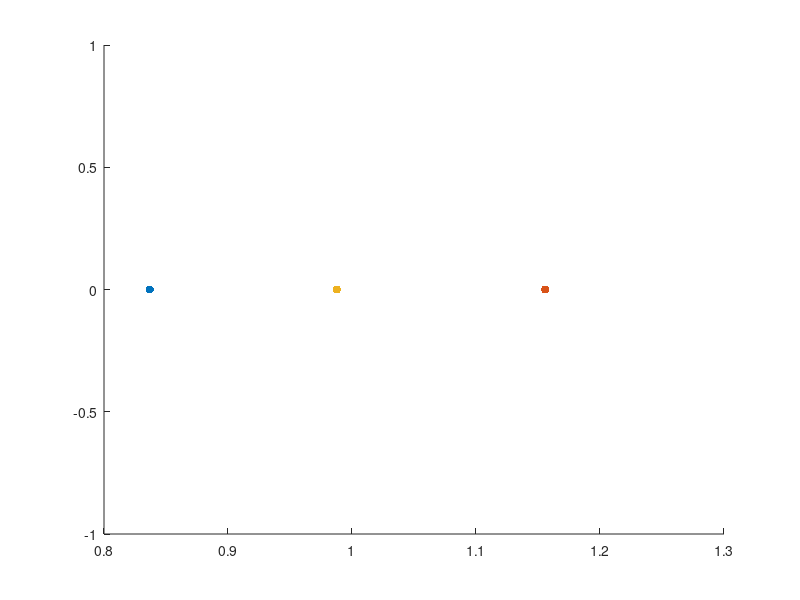

The MATLAB source for this figure: (Note: this script raises an error after producing the figure.)
clear; clc; close all;

%% Constants and IC

G = 6.67408 * 10^-11; % m3/(kgs2)
G = G / (10^9); % km3/(kgs2)

% Earth
mu_earth = 398600.435507; % km3/s2
a_earth = 149598023; % km
e_earth = 0.016708617;
mass_earth = mu_earth / G; % kg

% Moon
mu_moon = 4902.800118; % km3/s2
a_moon = 384400; % km
e_moon = 0.05490;
mass_moon = mu_moon / G; % kg

% Earth-Moon system
mass_ratio_em = mass_moon / (mass_earth + mass_moon);
m_star_em = mass_earth + mass_moon; % kg
l_star_em = a_moon; % km 
t_star_em = sqrt(l_star_em^3/(G * m_star_em)); % s
mu = mass_ratio_em;

T = 15e-3/1000; % kN
Isp = 1320; % sec

init_mass = 100;

% Non-dim thrust
f = (T*t_star_em^2)/(l_star_em*init_mass);

% g is assumed to be 9.80665e-3 km/s^2
mdot = -(f*l_star_em)/(Isp*9.80665e-3*t_star_em);

l1_lyapunov_orbits = load("V_family_L1_Lyapunov.mat").V_family;
l2_lyapunov_orbits = load("V_family_L2_Lyapunov_orbits.mat").V_family;
init_orbit_idx = 5;
final_orbit_idx = 10;
em_eq_pts = load("eq_points.mat").em_eq_pts;

l2_pos = [em_eq_pts(2,:), 0];
l1_pos = [em_eq_pts(1,:), 0];
p1_pos = [-mu, 0, 0];
p2_pos = [1-mu, 0, 0];

figure(1)
scatter(l1_pos(1), l1_pos(2), 'filled', 'black')
hold on
scatter(l2_pos(1), l2_pos(2), 'filled', 'green')
scatter(p2_pos(1), p2_pos(2), 'filled', 'cyan')

% Set options for ode113
options_no_events = odeset('RelTol', 1e-12, 'AbsTol', 1e-12);

[tout_lyapunov_init, xout_lyapunov_init] = ode113(@(t,state)CR3BP(state, mu), [0, l1_lyapunov_orbits(7,init_orbit_idx)], l1_lyapunov_orbits(1:6,init_orbit_idx), options_no_events);
plot(xout_lyapunov_init(:,1), xout_lyapunov_init(:,2), 'blue', 'LineWidth',2)

[tout_lyapunov_final, xout_lyapunov_final] = ode113(@(t,state)CR3BP(state, mu), [0, l2_lyapunov_orbits(7,final_orbit_idx)], l2_lyapunov_orbits(1:6,final_orbit_idx), options_no_events);
plot(xout_lyapunov_final(:,1), xout_lyapunov_final(:,2), 'red', 'LineWidth',2)

title("Initial and Final Orbits")
xlabel('$$\hat{x}$$','Interpreter','Latex', 'FontSize',18)
ylabel('$$\hat{y}$$','Interpreter','Latex', 'FontSize',18)
grid on
hold off
legend("L1", "L2", "Moon", "Initial Orbit", "Final Orbit")

%% Transfer

num_angles = 25;
angles = linspace(0, 2*pi, num_angles);

% Straight down vector
neg_y_vec = [0, -1, 0]';

for i = 1:num_angles
    dcm = R3(angles(i));
    thrust_direction(:,i) = dcm * neg_y_vec;
end

% Initial orbit, initial state
init_state_0 = [xout_lyapunov_init(1,:), 1];

function status = countNegCrossings(t,state,flag)
    persistent count lastSign
    status = 0;

    if strcmp(flag,'init')
        count = 0;
        lastSign = sign(state(2,1));
    elseif isempty(flag)
        s = sign(state(2,end));
        if (lastSign > 0 && s < 0) || (lastSign < 0 && s > 0)
            count = count + 1;
            if count == 2
                status = 1;  % STOP
            end
        end
        lastSign = s;
    end
end

function status = countPosCrossings(t,state,flag)
    persistent count lastSign
    status = 0;

    if strcmp(flag,'init')
        count = 0;
        lastSign = sign(state(2,1));
    elseif isempty(flag)
        s = sign(state(2,end));
        if (lastSign < 0 && s > 0) || (lastSign > 0 && s < 0)
            count = count + 1;
            if count == 2
                status = 1;  % STOP
            end
        end
        lastSign = s;
    end
end

function [value, isterminal, direction] = single_cross_direction_agnostic(t, y, mu)
    value = y(1) - (1-mu);    % Detect when y(1) crosses 1-mu (moon)
    direction = 0;   % Trigger for both increasing and decreasing
    isterminal = 1;  % Stop after one event
end

function [value, isterminal, direction] = multiple_cross_direction_agnostic(t, y, mu)
    value = y(1) - (1-mu);    % Detect when y(1) crosses 1-mu (moon)
    direction = 0;   % Trigger for both increasing and decreasing
    isterminal = 0;  % Don't stop at event trigger
end

function [value, isterminal, direction] = zero_y_hyperplane_init(t, state)
    value = state(2);
    isterminal = 0;
    direction = 0;
end

function [value, isterminal, direction] = moon_x_hyperplane_init(t, state)
    value = state(1) - (1-mu);
    isterminal = 0;
    direction = 0;
end

function [value, isterminal, direction] = zero_y_hyperplane_final(t, state)
    value = state(2);
    isterminal = 0;
    direction = 0;
end

options_single_cross = odeset('RelTol', 1e-12, 'AbsTol', 1e-12, 'Events', @(t,y)single_cross_direction_agnostic(t,y,mu));

saved_final_state_init_single_cross = [];
count = 0;

% Single Cross
figure(2)
plot(xout_lyapunov_init(:,1), xout_lyapunov_init(:,2), 'blue', 'LineWidth',2)
hold on
grid on
plot(xout_lyapunov_final(:,1), xout_lyapunov_final(:,2), 'red', 'LineWidth',2)

for j = 1:length(xout_lyapunov_init)
    disp("Single Cross Init Traj - " + j)
    init_state_0 = [xout_lyapunov_init(j,:), 1];
    for i = 1:num_angles
        % Start from pointing straight down and rotate ccw
        fun = @(t,state)CR3BP_with_non_dim_mass(state, mu, thrust_direction(:,i), f, mdot);
        [tout, xout] = ode113(fun, [0, 45], init_state_0, options_single_cross);
        
        count = count + 1;
        saved_final_state_init_single_cross(count,:) = [xout(end,2), xout(end,4), xout(end,5), i, j];
        init_traj = plot(xout(:,1), xout(:,2), 'Color', 'blue');
        % end
    end
end
title("Single Cross Two-sided Trajectories")

saved_final_state_final_single_cross = [];
count = 0;

% Single Cross
for j = 1:length(xout_lyapunov_final)
    disp("Single Cross Final Traj - " + j)
    init_state_0 = [xout_lyapunov_final(j,:), 0.9];
    for i = 1:num_angles
        % Start from pointing straight down and rotate ccw
        fun = @(t,state)CR3BP_with_non_dim_mass(state, mu, thrust_direction(:,i), f, mdot);
        [tout, xout] = ode113(fun, [0, -25], init_state_0, options_single_cross);

        % if xout(end,1) > l2_pos(1)
        count = count + 1;
        saved_final_state_final_single_cross(count,:) = [xout(end,2), xout(end,4), xout(end,5), i, j];
        final_traj = plot(xout(:,1), xout(:,2), 'Color', 'red');
        % end
    end
end

legend([init_traj, final_traj], 'Initial Trajectory', 'Final Trajectory')
xlabel('$$\hat{x}$$','Interpreter','Latex', 'FontSize',18)
ylabel('$$\hat{y}$$','Interpreter','Latex', 'FontSize',18)
hold off

%% Poincare Map

figure(3)
scatter3(saved_final_state_init_single_cross(:,1), saved_final_state_init_single_cross(:,2), saved_final_state_init_single_cross(:,3), 'filled', 'blue')
hold on
scatter3(saved_final_state_final_single_cross(:,1), saved_final_state_final_single_cross(:,2), saved_final_state_final_single_cross(:,3), "filled", 'red')
xlabel("y")
ylabel("$$\dot{x}$$", 'Interpreter', 'latex')
zlabel("$$\dot{y}$$", 'Interpreter', 'latex')
legend("Initial Trajectory", "Final Trajectory")
title("Single Cross Two-Sided Poincar\'e Map", 'Interpreter','latex')

%% Poincare Map - other representation

figure(4)
scatter(saved_final_state_init_single_cross(:,1), saved_final_state_init_single_cross(:,2), 50, saved_final_state_init_single_cross(:,3), 'o', 'filled')
hold on
scatter(saved_final_state_final_single_cross(:,1), saved_final_state_final_single_cross(:,2), 50, saved_final_state_final_single_cross(:,3), '+')
cd = colorbar;
cd.Label.Interpreter = 'Latex';
cd.Label.String = '$$\dot{y}$$';
colormap(turbo);
grid on
xlabel("y")
ylabel("$$\dot{x}$$", 'Interpreter', 'latex')
title("Single Cross Two-Sided Poincar\'e Map", 'Interpreter','latex')
legend("Initial Trajectory", "Final Trajectory")

%% Find close points

single_cross_close_pts = compare_poincare_maps(saved_final_state_init_single_cross, saved_final_state_final_single_cross);

%% Multiple Cross

options_mult_cross = odeset('RelTol', 1e-12, 'AbsTol', 1e-12, 'Events', @(t,y)multiple_cross_direction_agnostic(t,y,mu));

saved_final_state_init_mult_cross = [];
count = 0;

figure(5)
plot(xout_lyapunov_init(:,1), xout_lyapunov_init(:,2), 'blue', 'LineWidth',2)
hold on
grid on
plot(xout_lyapunov_final(:,1), xout_lyapunov_final(:,2), 'red', 'LineWidth',2)

% Multiple Cross
for j = 1:length(xout_lyapunov_init)
    disp("Multiple cross Init Traj - " + j)
    init_state_0 = [xout_lyapunov_init(j,:), 1];
    for i = 1:num_angles
        count = count + 1;
        fun = @(t,state)CR3BP_with_non_dim_mass(state, mu, thrust_direction(:,i), f, mdot);
        sol = ode113(fun, [0, 15], init_state_0, options_mult_cross);
        if isempty(sol.xe) == 0
            seconds_init = sol.xe(end);
            saved_final_state_init_mult_cross(count,:) = [sol.ye(2,end), sol.ye(4,end), sol.ye(5,end), i, j, seconds_init];
            [tout, xout] = ode113(fun, [0, seconds_init], init_state_0, options_no_events);
            init_traj = plot(xout(:,1), xout(:,2), 'Color', 'b');
        end

        
    end
end

saved_final_state_final_mult_cross = [];
count = 0;

% Multiple Cross
for j = 1:length(xout_lyapunov_final)
    disp("Multiple Cross Final Traj - " + j)
    init_state_0 = [xout_lyapunov_final(j,:), 0.9];
    for i = 1:num_angles
        count = count + 1;
        % Start from pointing straight down and rotate ccw
        fun = @(t,state)CR3BP_with_non_dim_mass(state, mu, thrust_direction(:,i), f, mdot);
        sol = ode113(fun, [0, -15], init_state_0, options_mult_cross);
        if isempty(sol.xe) == 0
            if length(sol.xe) >= 2
                seconds_final = sol.xe(end);
                saved_final_state_final_mult_cross(count,:) = [sol.ye(2,end), sol.ye(4,end), sol.ye(5,end), i, j, seconds_final];
                
                [tout, xout] = ode113(fun, [0, seconds_final], init_state_0, options_no_events);
                final_traj = plot(xout(:,1), xout(:,2), 'Color', 'r');
            end
        end
    end
end

hold off
legend([init_traj, final_traj], "Initial Trajectory", "Final Trajectory")
xlabel('$$\hat{x}$$','Interpreter','Latex', 'FontSize',18)
ylabel('$$\hat{y}$$','Interpreter','Latex', 'FontSize',18)
title("2-Cross Two-sided Trajectories")


%% Mult-Cross Poincare Map

figure(6)
scatter3(saved_final_state_init_mult_cross(:,1), saved_final_state_init_mult_cross(:,2), saved_final_state_init_mult_cross(:,3), 'filled', 'blue')
hold on
scatter3(saved_final_state_final_mult_cross(:,1), saved_final_state_final_mult_cross(:,2), saved_final_state_final_mult_cross(:,3), "filled", 'red')
xlabel("y")
ylabel("$$\dot{x}$$", 'Interpreter', 'latex')
zlabel("$$\dot{y}$$", 'Interpreter', 'latex')
legend("Initial Trajectory", "Final Trajectory")
title("Multi-Cross Two-Sided Poincar\'e Map", 'Interpreter','latex')

%% Mult-Cross Poincare Map different representation

figure(7)
scatter(saved_final_state_init_mult_cross(:,1), saved_final_state_init_mult_cross(:,2), 50, saved_final_state_init_mult_cross(:,3), 'o', 'filled')
hold on
scatter(saved_final_state_final_mult_cross(:,1), saved_final_state_final_mult_cross(:,2), 50, saved_final_state_final_mult_cross(:,3), '+')
cd = colorbar;
cd.Label.Interpreter = 'Latex';
cd.Label.String = '$$\dot{y}$$';
colormap(turbo);
grid on
xlabel("y")
ylabel("$$\dot{x}$$", 'Interpreter', 'latex')
title("Multi-Cross Two-Sided Poincar\'e Map", 'Interpreter','latex')
legend("Initial Trajectory", "Final Trajectory")

%% Find close points

mult_cross_close_pts = compare_poincare_maps(saved_final_state_init_mult_cross, saved_final_state_final_mult_cross);

%% Plot uncorrected trajectory - option 1, mult cross

% Found these nubmers by manually looking through plot:
% find(abs(saved_final_state_init_mult_cross(:,1)-3.65319) < 1e-5)
% find(abs(saved_final_state_final_mult_cross(:,1)-3.65572) < 1e-5)
uncorrected_init_idx = 2118;
uncorrected_final_idx = 966;
uncorrected_init_i = saved_final_state_init_mult_cross(uncorrected_init_idx,4);
uncorrected_init_j = saved_final_state_init_mult_cross(uncorrected_init_idx,5);
% uncorrected_init_seconds = saved_final_state_init_mult_cross(uncorrected_init_idx,6);
uncorrected_final_i = saved_final_state_final_mult_cross(uncorrected_final_idx,4);
uncorrected_final_j = saved_final_state_final_mult_cross(uncorrected_final_idx,5);
% uncorrected_final_seconds = saved_final_state_final_mult_cross(uncorrected_final_idx,6);
uncorrected_init_state0 = xout_lyapunov_init(uncorrected_init_j,:);
uncorrected_final_state0 = xout_lyapunov_final(uncorrected_final_j,:);
uncorrected_init_thrust = thrust_direction(:,uncorrected_init_i);
uncorrected_final_thrust = thrust_direction(:,uncorrected_final_i);
uncorrected_init_time = saved_final_state_init_mult_cross(uncorrected_init_idx,6);
uncorrected_final_time = saved_final_state_final_mult_cross(uncorrected_final_idx,6);

figure(8)
scatter(l2_pos(1), l2_pos(2), 'filled', 'black')
hold on
plot(xout_lyapunov_init(1:uncorrected_init_j,1), xout_lyapunov_init(1:uncorrected_init_j,2), 'blue', 'LineWidth', 2)
plot(xout_lyapunov_final(uncorrected_final_j:end,1), xout_lyapunov_final(uncorrected_final_j:end,2), 'red', 'LineWidth', 2)
grid on
title("Uncorrected Trajectory Option 1")
xlabel('$$\hat{x}$$','Interpreter','Latex', 'FontSize',18)
ylabel('$$\hat{y}$$','Interpreter','Latex', 'FontSize',18)


fun = @(t,state)CR3BP_with_non_dim_mass(state, mu, uncorrected_init_thrust, f, mdot);
[uncorrected_init_tout, uncorrected_init_xout] = ode113(fun, [0, uncorrected_init_time], [uncorrected_init_state0, 1], options_no_events);
x_1_f = xout(end,:)';
plot(uncorrected_init_xout(:,1), uncorrected_init_xout(:,2), 'Color', 'black', 'LineWidth', 2)

fun = @(t,state)CR3BP_with_non_dim_mass(state, mu, uncorrected_final_thrust, f, mdot);
[uncorrected_final_tout, uncorrected_final_xout] = ode113(fun, [0, uncorrected_final_time], [uncorrected_final_state0, 0.9], options_no_events);
plot(uncorrected_final_xout(:,1), uncorrected_final_xout(:,2), 'Color', 'magenta', 'LineWidth', 2)
hold off
grid on
legend("L2", "Initial Orbit", "Final Orbit", "Initial Transfer", "Final Transfer")

%% Correction

% Mass burn rate
% Non-dim thrust
f = (T*t_star_em^2)/(l_star_em*init_mass);
% g is assumed to be 9.80665e-3 km/s^2
mdot = -(f*l_star_em)/(Isp*9.80665e-3*t_star_em);

% This is the mass at the end of the each burn
mass_1_0 = 1;
mass_2_0 = mass_1_0;
% mass_3_0 = mass_2_0 + mdot*abs(uncorrected_final_tout(end));
mass_4_0 = mass_3_0 + mdot*(tout_lyapunov_final(end) - tout_lyapunov_final(uncorrected_final_j));

V1 = [xout_lyapunov_init(1,:)'; mass_1_0; tout_lyapunov_init(uncorrected_init_j)];
V4 = [xout_lyapunov_final(uncorrected_final_j,:)'; mass_4_0; tout_lyapunov_final(end) - tout_lyapunov_final(uncorrected_final_j)];
V2 = [uncorrected_init_state0'; mass_2_0; uncorrected_init_thrust; uncorrected_init_tout(end)];
V3 = [uncorrected_final_xout(end,1:6)'; mass_3_0; uncorrected_final_thrust; abs(uncorrected_final_tout(end))];

% This array determines whether a particular arc is natural or thrusting
% 0 indicates natural arc and 1 indicates thrusting arc
V_config = [0, 1, 1, 0];

V0 = cell(4, 1);
V0{1} = V1;
V0{2} = V2;
V0{3} = V3;
V0{4} = V4;

mass_1_f = mass_1_0;
mass_2_f = mdot*V2(end) + mass_2_0;
mass_3_f = mdot*V3(end) + mass_3_0;
mass_4_f = mass_4_0;

x_1_des = xout_lyapunov_init(1,:)';
x_4_des = xout_lyapunov_final(end,:)';
x_2_des = uncorrected_final_xout(end,1:6)';
x_3_des = xout_lyapunov_final(uncorrected_final_j,:)';

system_params = [mu, t_star_em, l_star_em, T, Isp, init_mass, f, mdot];

V_soln = correction_modular(V0, V_config, system_params, x_1_des, x_4_des);
